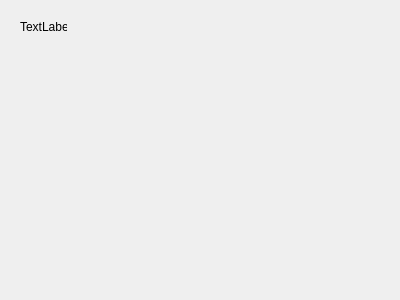
<?xml version="1.0" encoding="UTF-8"?>
<ui version="4.0">
 <class>aboutme</class>
 <widget class="QDialog" name="aboutme">
  <property name="geometry">
   <rect>
    <x>0</x>
    <y>0</y>
    <width>400</width>
    <height>300</height>
   </rect>
  </property>
  <property name="windowTitle">
   <string>Dialog</string>
  </property>
  <widget class="QLabel" name="label">
   <property name="geometry">
    <rect>
     <x>20</x>
     <y>20</y>
     <width>47</width>
     <height>13</height>
    </rect>
   </property>
   <property name="text">
    <string>TextLabel</string>
   </property>
  </widget>
 </widget>
 <resources/>
 <connections/>
</ui>
